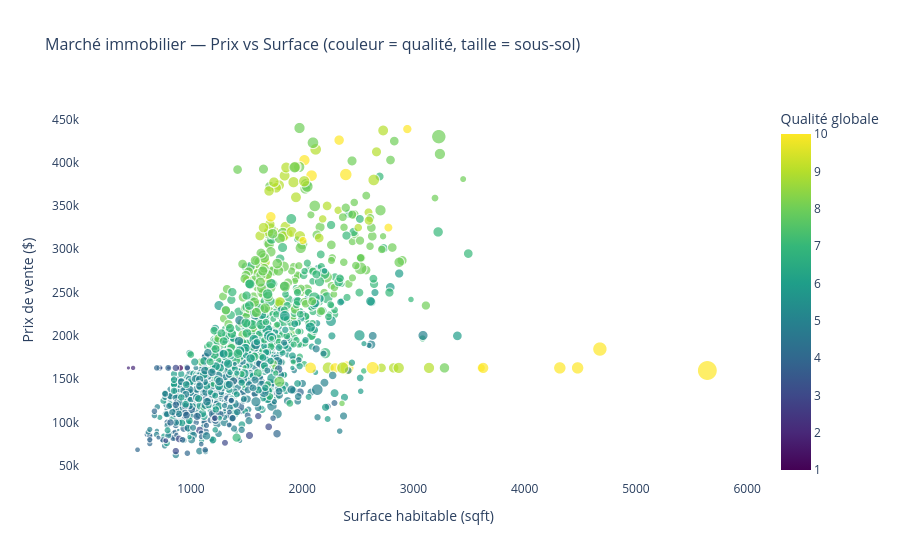

The notebook cell this image was saved under:
### Markdown cell above
## 3. Visualisation Interactive (Plotly)

Génération d'un graphique interactif permettant aux décideurs d'explorer dynamiquement la relation entre les caractéristiques du bien et son prix.

### Code cell
fig = px.scatter(
    df,
    x="GrLivArea",
    y="SalePrice",
    color="OverallQual",
    size="TotalBsmtSF",
    hover_data=["YearBuilt", "GarageCars", "zone_type"],
    color_continuous_scale="Viridis",
    labels={
        "GrLivArea": "Surface habitable (sqft)",
        "SalePrice": "Prix de vente ($)",
        "OverallQual": "Qualité globale",
        "TotalBsmtSF": "Sous-sol (sqft)"
    },
    title="Marché immobilier — Prix vs Surface (couleur = qualité, taille = sous-sol)"
)

fig.update_layout(
    plot_bgcolor="white",
    paper_bgcolor="white",
    title_font_size=16
)

fig.show()

### Figure 1 — Plotly figure (JSON) as saved in the notebook; plotly's stock layout.template omitted (floating-point values rounded to 4 significant figures; data arrays with more than 128 entries replaced by an {"elided": "..."} marker saying what was removed)
{"data": [{"customdata": {"elided": "1460x3 mixed values"}, "hovertemplate": "Surface habitable (sqft)=%{x}<br>Prix de vente ($)=%{y}<br>Sous-sol (sqft)=%{marker.size}<br>YearBuilt=%{customdata[0]}<br>GarageCars=%{customdata[1]}<br>zone_type=%{customdata[2]}<br>Qualité globale=%{marker.color}<extra></extra>", "legendgroup": "", "marker": {"color": {"elided": "1460 int values"}, "coloraxis": "coloraxis", "size": {"elided": "1460 int values"}, "sizemode": "area", "sizeref": 15.28, "symbol": "circle"}, "mode": "markers", "name": "", "showlegend": false, "type": "scattergl", "x": {"elided": "1460 int values"}, "xaxis": "x", "y": {"elided": "1460 float values"}, "yaxis": "y"}], "layout": {"coloraxis": {"colorbar": {"title": {"text": "Qualité globale"}}, "colorscale": [[0, "#440154"], [0.1111, "#482878"], [0.2222, "#3e4989"], [0.3333, "#31688e"], [0.4444, "#26828e"], [0.5556, "#1f9e89"], [0.6667, "#35b779"], [0.7778, "#6ece58"], [0.8889, "#b5de2b"], [1, "#fde725"]]}, "legend": {"itemsizing": "constant", "tracegroupgap": 0}, "paper_bgcolor": "white", "plot_bgcolor": "white", "title": {"font": {"size": 16}, "text": "Marché immobilier — Prix vs Surface (couleur = qualité, taille = sous-sol)"}, "xaxis": {"anchor": "y", "domain": [0, 1], "title": {"text": "Surface habitable (sqft)"}}, "yaxis": {"anchor": "x", "domain": [0, 1], "title": {"text": "Prix de vente ($)"}}}}
